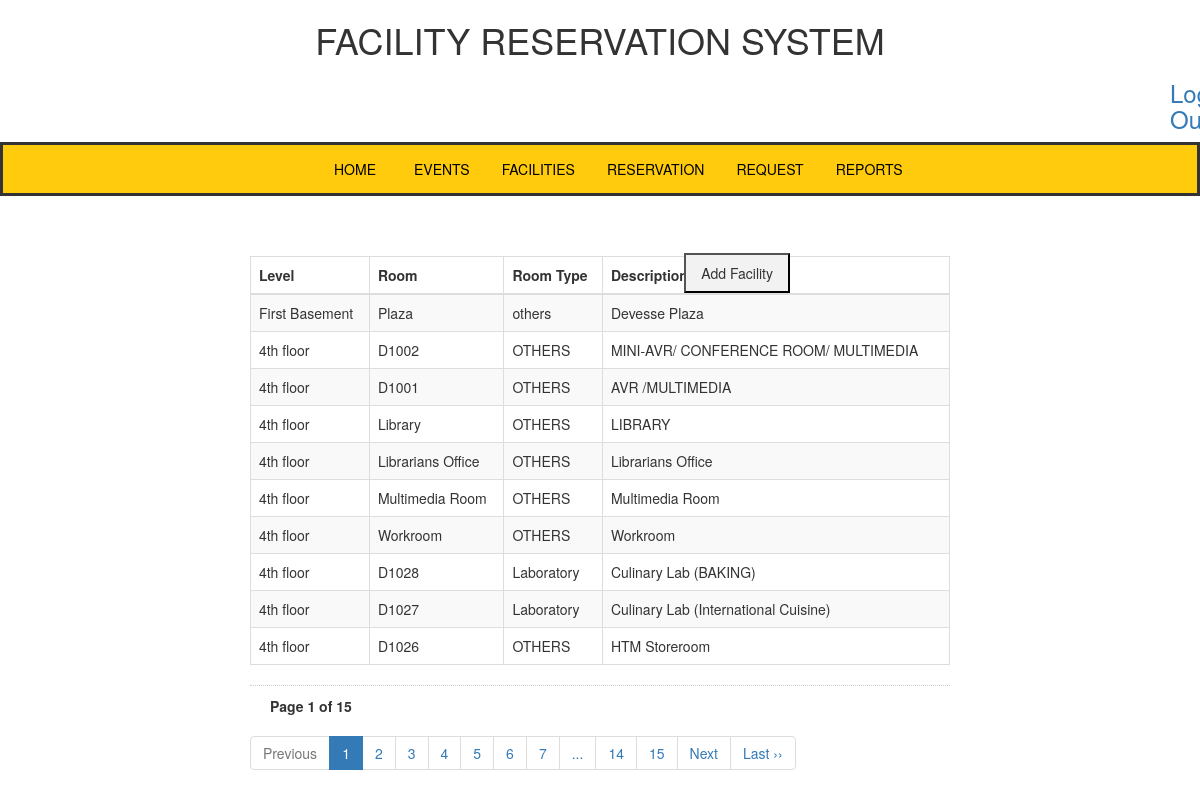
/php/list_facilities_admin.php (signed in), run on an earlier commit of the app's database.
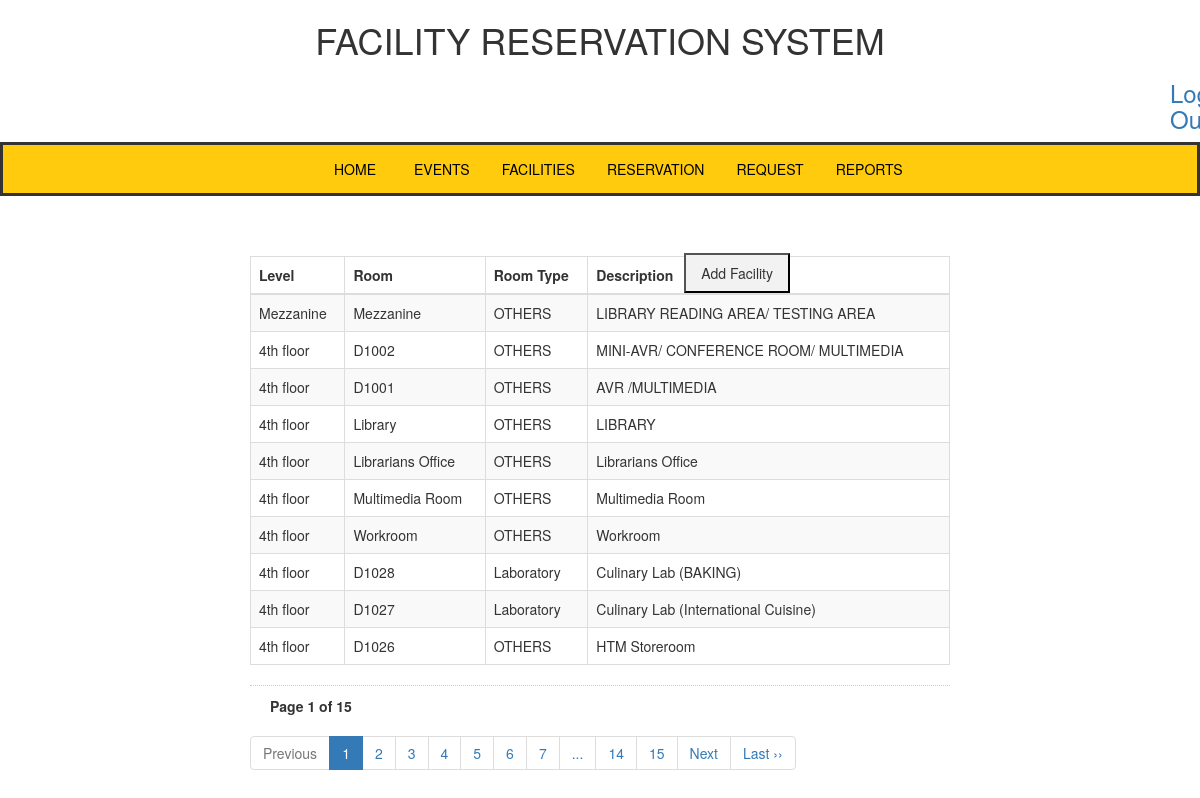
And on a later commit of the database.
### tables this page shows
CREATE TABLE `facility` (
  `FacID` int(11) NOT NULL,
  `Level` varchar(255) NOT NULL,
  `room` varchar(255) NOT NULL,
  `roomType` varchar(255) NOT NULL,
  `description` varchar(255) NOT NULL,
  `capacity` int(255) NOT NULL,
  `Reservation` varchar(255) NOT NULL
);

### php/list_facilities_admin.php (the view, shortened to what this page needs)
<!DOCTYPE html>
<html>
<head>
	<link rel="stylesheet" href="../stylesheet/style.css">
	<link rel="stylesheet" href="../stylesheet/bootstrap.min.css">
	<h1>FACILITY RESERVATION SYSTEM</h1>
	<h3><a href="logout.php" class="signup">Log Out</a></h3>
</head>
<body>
	<ul class="menu">
	  <li class="home"><a href="../pages/admin/home_admin.php" class="home">HOME</a></li>
	  <li class="events"><a href="event_page_admin.php" class="events">EVENTS</a></li>
	  <li class="faci"><a href="list_facilities_admin.php" class="faci">FACILITIES</a></li>
	  <li class="reser"><a href="../pages/admin/list_of_reservations.php" class="reser">RESERVATION</a></li>
	  <li class="req"><a href="list_of_requests_admin.php" class="req">REQUEST</a></li>
	  <li class="rep"><a href="../pages/admin/report.php" class="rep">REPORTS</a></li>
	</ul>
<br>
<br>
<button onclick="document.getElementById('id01').style.display='block'" style="width:auto;" class="addfB">Add Facility</button>
<div style="width:700px; margin:0 auto;">
<br>
<table class="table table-striped table-bordered">
<thead>
<tr>
<th>Level</th>
<th>Room</th>
<th>Room Type</th>
<th>Description</th>
</tr>
</thead>
<tbody>
<?php
include('DBconnector.php');
if (isset($_GET['page_no']) && $_GET['page_no']!="") {
	$page_no = $_GET['page_no'];
	} else {
		$page_no = 1;
        }
	$total_records_per_page = 10;
    $offset = ($page_no-1) * $total_records_per_page;
	$previous_page = $page_no - 1;
	$next_page = $page_no + 1;
	$result_count = mysqli_query($conn,"SELECT COUNT(*) As total_records FROM `facility`");
	$total_records = mysqli_fetch_array($result_count);
	$total_records = $total_records['total_records'];
    $total_no_of_pages = ceil($total_records / $total_records_per_page);
	$seconnd_last = $total_no_of_pages - 1;
    $result = mysqli_query($conn,"SELECT * FROM `facility` LIMIT $offset, $total_records_per_page");
    while($row = mysqli_fetch_array($result)){
		echo "<tr>
			  <td>".$row['Level']."</td>
			  <td>".$row['room']."</td>
	 		  <td>".$row['roomType']."</td>
		   	  <td>".$row['description']."</td>
		   	  </tr>";
        }
    ?>
</tbody>
</table>
<div style='padding: 10px 20px 0px; border-top: dotted 1px #CCC;'>
<strong>Page <?php echo $page_no." of ".$total_no_of_pages; ?></strong>
</div>
<ul class="pagination">
	<li <?php if($page_no <= 1){ echo "class='disabled'"; } ?>>
	<a <?php if($page_no > 1){ echo "href='?page_no=$previous_page'"; } ?>>Previous</a>
	</li>
    <?php
	if ($total_no_of_pages <= 10){
		for ($counter = 1; $counter <= $total_no_of_pages; $counter++){
			if ($counter == $page_no) {
		   echo "<li class='active'><a>$counter</a></li>";
				}else{
           echo "<li><a href='?page_no=$counter'>$counter</a></li>";
				}
        }
	}
	elseif($total_no_of_pages > 10){
	if($page_no <= 4) {
	 for ($counter = 1; $counter < 8; $counter++){
			if ($counter == $page_no) {
		   echo "<li class='active'><a>$counter</a></li>";
				}else{
           echo "<li><a href='?page_no=$counter'>$counter</a></li>";
				}
        }
		echo "<li><a>...</a></li>";
		echo "<li><a href='?page_no=$seconnd_last'>$seconnd_last</a></li>";
		echo "<li><a href='?page_no=$total_no_of_pages'>$total_no_of_pages</a></li>";
            }
	}
?>
	<li <?php if($page_no >= $total_no_of_pages){ echo "class='disabled'"; } ?>>
	<a <?php if($page_no < $total_no_of_pages) { echo "href='?page_no=$next_page'"; } ?>>Next</a>
	</li>
    <?php if($page_no < $total_no_of_pages){
		echo "<li><a href='?page_no=$total_no_of_pages'>Last &rsaquo;&rsaquo;</a></li>";
		} ?>
</ul>
</div>
</body>
</html>

What changed in the data, as far as the page shows it:
changed facility: Level "First Basement" → "Mezzanine"; room "Plaza" → "Mezzanine"; roomType "others" → "OTHERS"; description "Devesse Plaza" → "LIBRARY READING AREA/ TESTING AREA"
